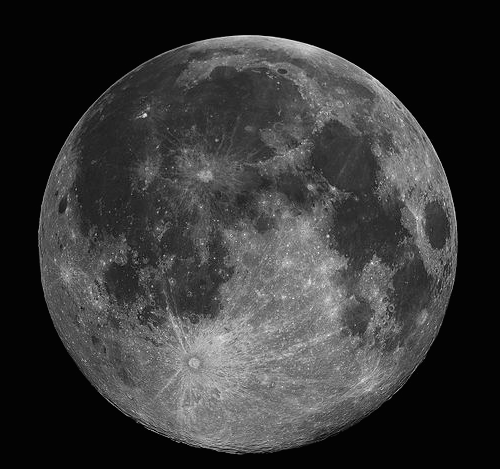
#> input picture CV-lecture-quizzes-python/2A-L3/images/moon.png, 500 x 469 px
$ python apply_median_filter.py
#> lines starting #> are read from the running program, lines starting #| are printed output that depends on the picture
#> further down, img is the input picture: shape (469, 500); min 3, max 255, mean 55.1
import cv2
import numpy as np


# Helper function
def imnoise(img_in, method, dens):

#> called with method = 'salt & pepper', dens = 0.01
    if method == 'salt & pepper':
        img_out = np.copy(img_in)
        r, c = img_in.shape
#> r = 469; c = 500
        x = np.random.rand(r, c)
        ids = x < dens / 2.
        img_out[ids] = 0
        ids = dens / 2. <= x
        ids &= x < dens
        img_out[ids] = 255
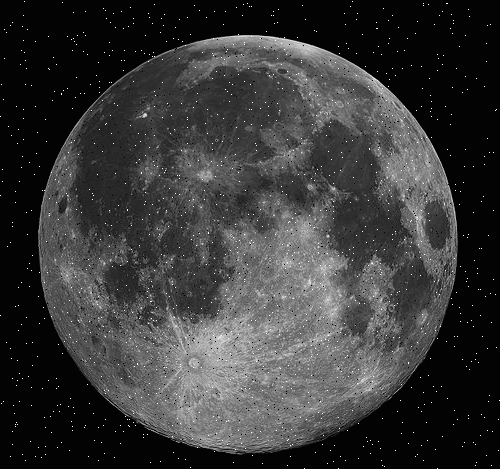
#> img_out: shape (469, 500); min 0, max 255, mean 55.9

        return img_out

    else:
        print("Method {} not yet implemented.".format(method))
        exit()

# Apply a median filter

# Read an image
img = cv2.imread('images/moon.png', 0)
cv2.imshow('Image', img)

# TODO: Add salt & pepper noise
#s_vs_p = 0.5
#amount = 0.004
#out = np.copy(img)
## Salt mode
#num_salt = np.ceil(amount * img.size * s_vs_p)
#coords = [np.random.randint(0, i - 1, int(num_salt))
#      for i in img.shape]
#out[coords] = 1
#
## Pepper mode
#num_pepper = np.ceil(amount* img.size * (1. - s_vs_p))
#coords = [np.random.randint(0, i - 1, int(num_pepper))
#      for i in img.shape]
#out[coords] = 0
#
noisy_img = imnoise(img, 'salt & pepper', 0.01)
cv2.imshow('Noisy Image', noisy_img)

# TODO: Apply a median filter. Use cv2.medianBlur
cleaned_img = cv2.medianBlur(img, 3)
cv2.imshow('Cleaned Image', cleaned_img)

cv2.waitKey(0)

$ run again, with CV-lecture-quizzes-python/2A-L3/images/fall-leaves.png copied over CV-lecture-quizzes-python/2A-L3/images/moon.png
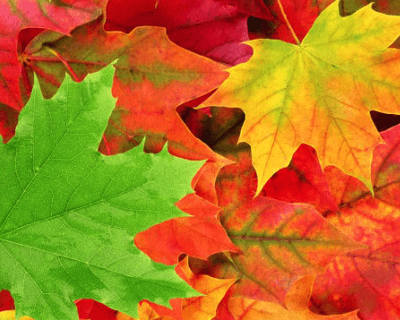
#> input picture CV-lecture-quizzes-python/2A-L3/images/fall-leaves.png, 400 x 320 px
#> `img = cv2.imread('images/moon.png', 0)`:
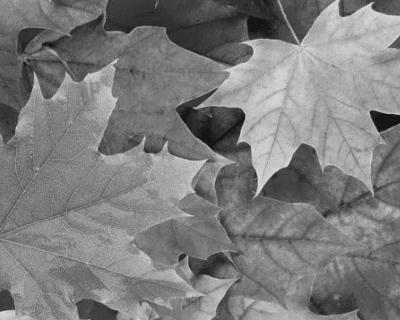
#> img: shape (320, 400); min 20, max 212, mean 124.5
#> in imnoise, `img_out[ids] = 255`:
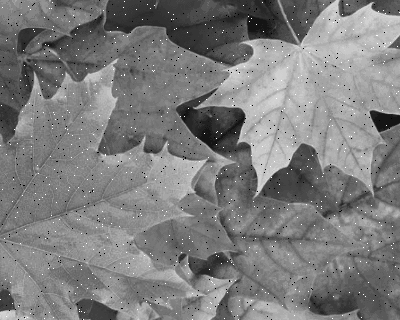
#> img_out: shape (320, 400); min 0, max 255, mean 124.5
